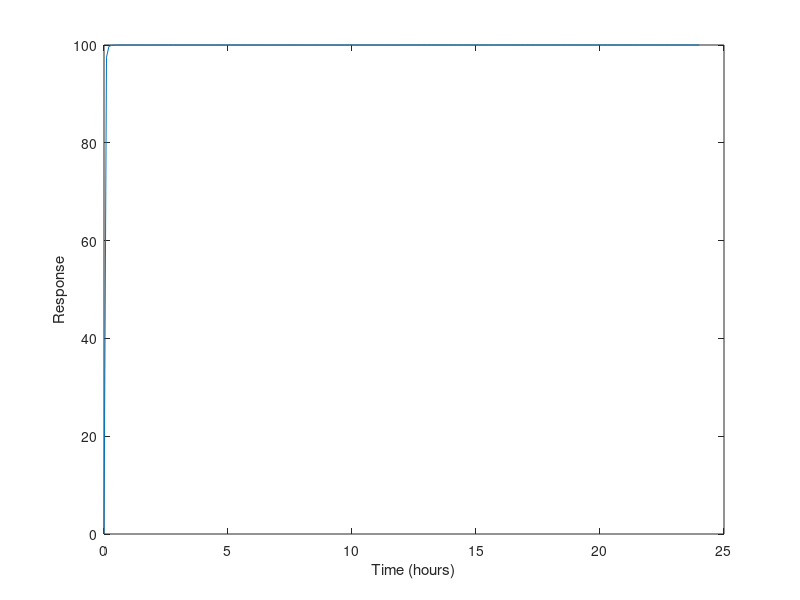

The MATLAB script that drew this image:
% Define the parameters of the PK model
k_absorption = 0.5; % absorption rate constant (1/hour)
k_elimination = 0.25; % elimination rate constant (1/hour)
Vd = 10; % volume of distribution (L)

% Define the time points at which the PK model will be evaluated (in hours)
t = 0:0.1:24; % time points (hours)

% Define the input function (the amount of drug administered at each time point)
dose = zeros(size(t)); % initialize the dose array
dose(t >= 0 & t < 12) = 50; % 50 mg administered over the first 12 hours
dose(t >= 12 & t < 24) = 100; % 100 mg administered over the next 12 hours

% Initialize the concentration array
concentration = zeros(size(t));

% Set the initial concentration
concentration(1) = 0;

% Loop through each time point and compute the concentration at that time point
for i = 2:length(t)
    % Compute the concentration at the current time point
    concentration(i) = concentration(i-1) + k_absorption * dose(i-1) - k_elimination * concentration(i-1);
end

% Define the parameters of the PD model
EC50 = 10; % concentration at which the response is 50% of the maximum response
Emax = 100; % maximum response
n = 4; % Hill coefficient

% Compute the response at each time point
response = Emax * concentration.^n ./ (EC50^n + concentration.^n);

% Plot the response versus time curve
plot(t, response);
xlabel('Time (hours)');
ylabel('Response');
% This code combines the PK and PD models from the previous examples to create a PKPD model. The PK model is used to 
% compute the concentration of the drug at each time point, and the PD model is used to compute the response at each 
% time point based on the concentration. Finally, the response versus time curve is plotted.